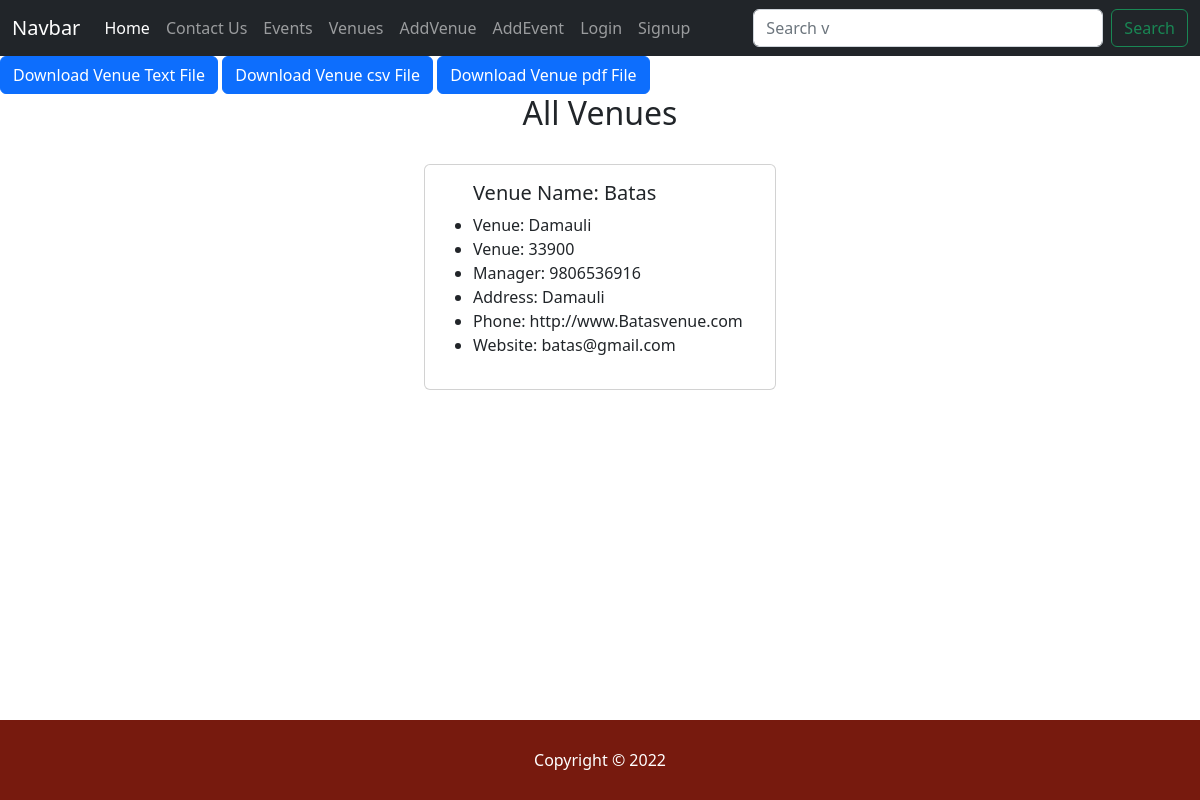
Screenshot of /venues/1 with the database file from the repository.
### home/models.py (models this page shows, shortened)
class Venue(models.Model):
    name=models.CharField("Venue Name",max_length=100,null=True,blank=True)
    address=models.CharField(max_length=100,null=True,blank=True)
    zip_code=models.CharField('Zip code',max_length=100,null=True,blank=True)
    phone=models.CharField('Phone',max_length=100,null=True,blank=True)
    web=models.URLField('Website Address')
    email_address=models.EmailField('Email Address')

### home/views.py (the view)
# urls.py: path('venues/<int:venue_id>',views.show_venues,name="show_venues"),
def show_venues(request,venue_id):
    venues=Venue.objects.get(pk=venue_id)
    context={
        "venues":venues
    }
    return render(request,'show_venues.html',context)

### templates/show_venues.html
{% extends 'template.html'%}
    {%block content%}
    <h2 style="text-align:center">All Venues</h2>
    <div class="containers" style="display:flex; flex-wrap: wrap; justify-content: space-evenly;">
      <div class="card m-4" style="width: 22rem;">
        <div class="card-body">
        <ul>
          <h5 class="card-title">Venue Name: {{venues.name}}</h5>
          <li><p class="card-text">Venue: {{venues.address}}</p></li>
          <li><p class="card-text">Venue: {{venues.zip_code}}</p></li>
          <li><p class="card-text">Manager: {{venues.phone}}</p></li>
          <li><p class="card-text">Address: {{venues.address}}</p></li>
          <li><p class="card-text">Phone: {{venues.web}}</p></li>
          <li><p class="card-text">Website: {{venues.email_address}}</p></li>
        </ul>
        </div>
      </div>
    </div>
    {%endblock content%}

### rows the page displays
Venue: name "Batas", address "Damauli", zip_code "33900", phone "9806536916", web "http://www.Batasvenue.com", email_address "batas@gmail.com"
